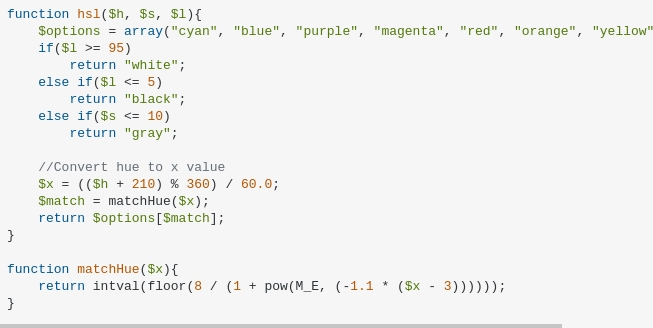
#> input picture detectors/color_range_detector/hsl_colordet.jpg, 653 x 328 px
$ python detect_color.py --image hsl_colordet.jpg
#> lines starting #> are read from the running program, lines starting #| are printed output that depends on the picture; after the words box and inside, x2 and y2 are one past the last pixel; in counts of white or black regions, pixels touching at a corner belong together
#https://www.pyimagesearch.com/2014/08/04/opencv-python-color-detection/
#https://stackoverflow.com/questions/10948589/choosing-the-correct-upper-and-lower-hsv-boundaries-for-color-detection-withcv
# import the necessary packages
import numpy as np
import argparse
import cv2
# construct the argument parse and parse the arguments
ap = argparse.ArgumentParser()
ap.add_argument("-i", "--image", help = "path to the image")
args = vars(ap.parse_args())
# load the image
imageR = cv2.imread(args["image"])
#> imageR is the input picture: shape (328, 653, 3); mean B, G, R 240.4, 241.5, 240.9
image = cv2.cvtColor(imageR, cv2.COLOR_BGR2HSV)
#> image: shape (328, 653, 3); mean H, S, V 9.4, 3.4, 242.1

# define the list of boundaries
# red, blue, yellow, gray
boundariesBGR = [
	([17, 15, 100], [50, 56, 200]),
	([86, 31, 4], [220, 88, 50]),
	([25, 146, 190], [62, 174, 250])
	#,([103, 86, 65], [145, 133, 128])
]
#yellow, green, black, white, blue, red*2
boundariesHSV = [
	([24,80,20],[32,255,255]),
	([36,25,25],[80,255,255]),
	([0,0,0],[180,255,50]),
	#([0,0,168],[172,111,255]),
	([88,120,25],[133,255,255]),
	([0,100,20],[10,255,255]),
	([160,100,20],[180,255,255])
]


count = []
# loop over the boundaries
for (lower, upper) in boundariesHSV:
	# create NumPy arrays from the boundaries
	lower = np.array(lower, dtype = "uint8")
	upper = np.array(upper, dtype = "uint8")
	# find the colors within the specified boundaries and apply
	# the mask
	mask = cv2.inRange(image, lower, upper)
	output = cv2.bitwise_and(image, image, mask = mask)

	count.append(np.sum(mask)/255)
#> this loop made 6 passes
#> pass 2, `mask = cv2.inRange(image, lower, upper)`:
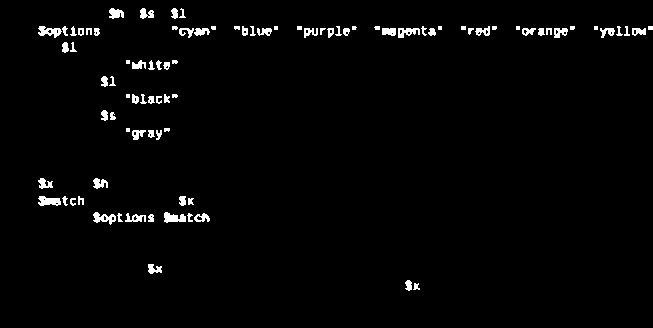
#> mask: shape (328, 653); 2.2% white; 90 white regions (11 under 20 px), largest, box (x1, y1, x2, y2) and area: (38, 196, 61, 206) 164, (164, 212, 186, 223) 162, (38, 26, 62, 38) 160
#> after the loop, count = [0, 4615, 2, 409, 0, 0]
	# show the images
	#outputrgb = cv2.cvtColor(output, cv2.COLOR_HSV2BGR)
	#cv2.imshow("images", np.hstack([imageR, outputrgb]))
	#cv2.waitKey(0)


count[-2] += count[-1]
count.pop()
#print("yellow, green, black, white, blue, red")
colors = ["yellow", "green", "black", "blue", "red"]
if(sum(count) > 0): #zero division
	probs = [float("{:.2f}".format(i/sum(count))) for i in count]
#> probs = [0, 0.92, 0, 0.08, 0]
	print(colors[probs.index(max(probs))])
#| green
	#print(colors)
	#print(probs)
